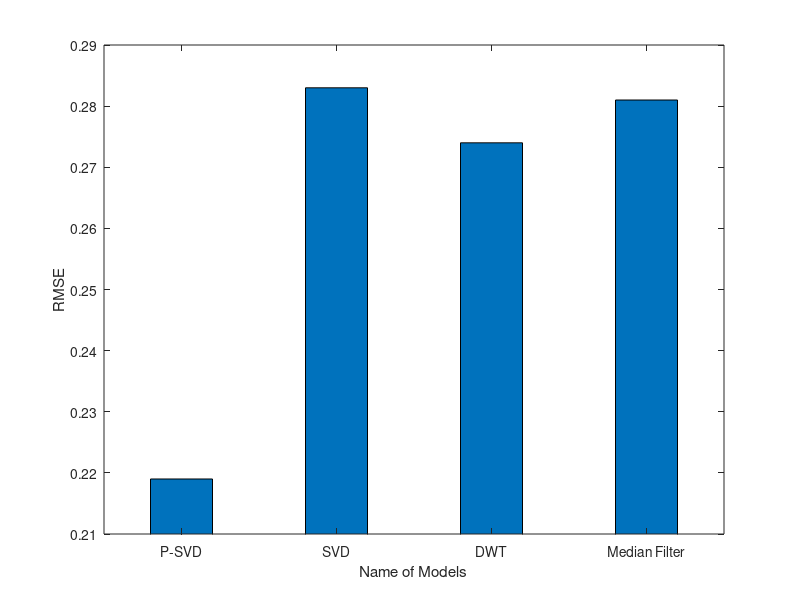

Write the MATLAB code that produced this figure.
clc;
clear all;
%% 
 x = [100 200 300 400];  % Define categories

y1 = [0.219 0.283 0.274 0.281]; % Define data for y1 SNR
%y2 = [15 22 13.57];% Define data for y2 RMSE
%y3 = [18 23 9.88]; % data for y
%y4 = [20 24 13.89];% data for y4
%y5 = [99.71 99.63 99.21 99.67]; %data fr y5
% Grouped bars

bar(x, [y1'], 0.4);
set(gca, 'ColorOrder', winter(2)); % Use the 'winter' color scheme with 4 colors
hold on;
ylabel('RMSE');
ylim([0.210 0.290]);
yticks(0.210:0.010:0.290);
xlabel('Name of Models');
%ylabel('Percentage(%)');
% X-axis model labels
%xticklabels({'SNR'});
xticklabels({'P-SVD', 'SVD', 'DWT', 'Median Filter'}); %X-AXIS MODELS
hold off;